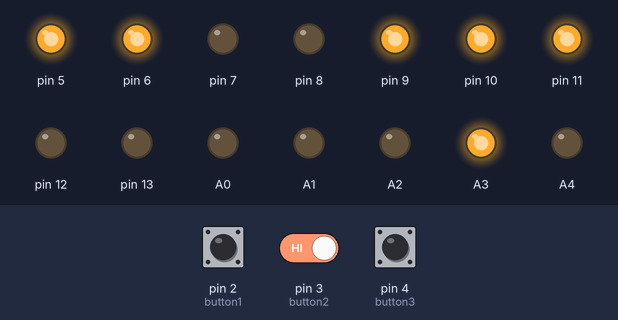
This sketch was run on a simulated Arduino Uno, built with avr-gcc and run on an emulated ATmega328P. Shown: output pins drawn as LEDs (lit = HIGH). Dashed ring = blinking. The test bench sets the inputs (shaded band); at power-on: pin 4 (button3) HIGH, pin 2 (button1) HIGH, pin 3 (button2) HIGH.

Above: at 1.2 s.
1.3 s: pin 4 (button3) pulled LOW for 1 s
At 1.68 s:
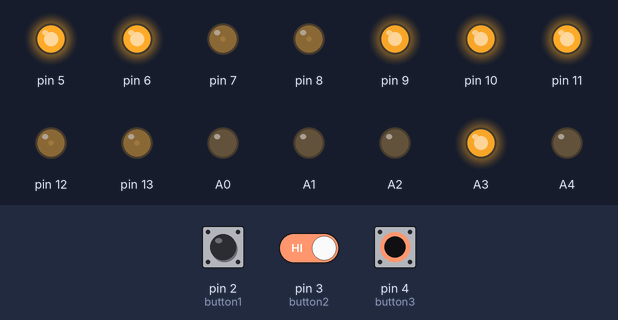
3.8 s: pin 4 (button3) pulled LOW for 3.2 s
At 8.1 s:
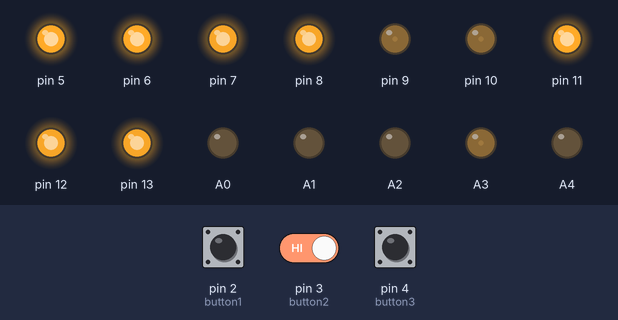
8.5 s: pin 2 (button1) pulled LOW for 1 s
At 10.5 s:
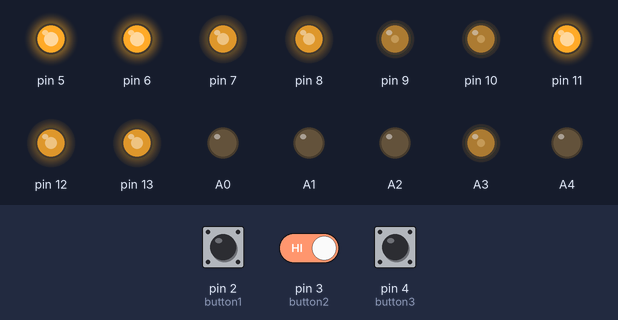
11.0 s: pin 2 (button1) pulled LOW for 3.2 s
At 11.88 s:
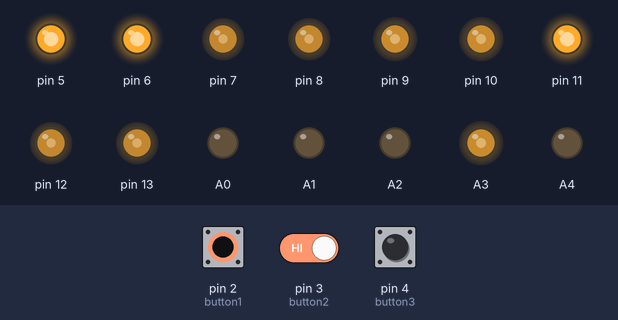
15.7 s: pin 2 (button1) driven LOW and pin 3 (button2) driven LOW
At 17.6 s:
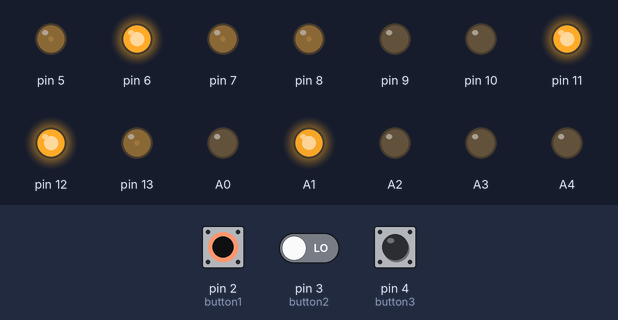
18.2 s: pin 3 (button2) driven HIGH
At 18.96 s:
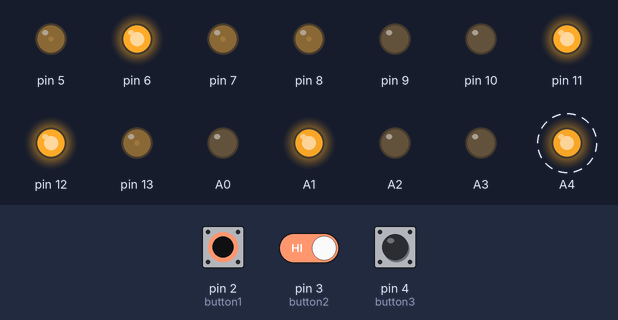
Timing chart, 0 to 22.2 s (numbered marks = the images above; inputs shaded):
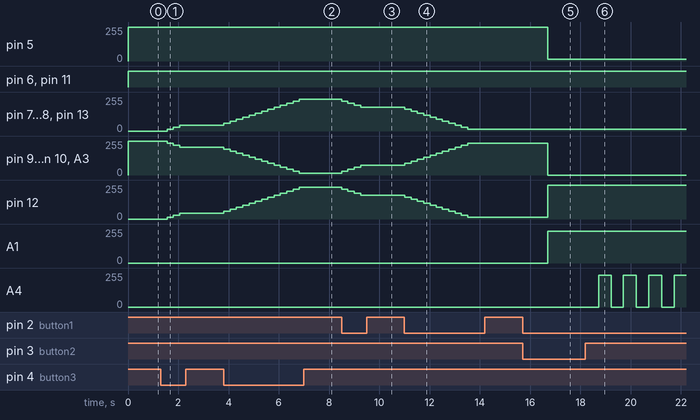

Measured:
- after the input at 1.3 s, pin 7, pin 8, pin 12, pin 13: 0/255 → 15/255 after 0.25 s, → 30/255 0.26 s later, → 45/255 0.26 s later; pin 9, pin 10, A3: 255/255 → 240/255 after 0.25 s, → 225/255 0.26 s later, → 210/255 0.26 s later
- after the input at 3.8 s, pin 7, pin 8, pin 12, pin 13: moves from 45/255 to 240/255 over 3.0 s, starting at once; pin 9, pin 10, A3: moves from 210/255 to 15/255 over 3.0 s, starting at once
- after the input at 8.5 s, pin 7, pin 8, pin 12, pin 13: 240/255 → 225/255 at once, → 210/255 0.24 s later, → 195/255 0.26 s later, → 180/255 0.26 s later; pin 9, pin 10, A3: 15/255 → 30/255 at once, → 45/255 0.24 s later, → 60/255 0.26 s later, → 75/255 0.26 s later
- after the input at 11.0 s, pin 7, pin 8, pin 12, pin 13: moves from 180/255 to 15/255 over 2.5 s, starting at once; pin 9, pin 10, A3: moves from 75/255 to 240/255 over 2.5 s, starting at once
- after the input at 15.7 s, pin 5: 255/255 → 15/255 after 1.0 s; pin 9, pin 10, A3: 240/255 → 0/255 after 1.0 s; pin 12: 15/255 → 255/255 after 1.0 s; A1: 0/255 → 240/255 after 1.0 s
- after the input at 18.2 s, A4: alternates 240/255 for 0.51 s and 0/255 for 0.50 s, starting after 0.52 s

The sketch:

code.ino
```cpp
#include <SoftPWM.h>

const int button1 = 2;
const int button2 = 3;
const int button3 = 4;

int pins[]={0,0,0,0,0,0,0,0,0,0,0,0,0,0};

int menu=0;

boolean wink=false;

int face=5;

int animation=0;

int animationSpeed=150;

int brightness=255;

int pin1=0;
int pin2=0;
int pin3=0;
int pin4=0;
int pin5=0;
int pin6=0;
int pin7=0;
int pin8=0;
int pin9=0;
int pin10=0;
int pin11=0;
int pin12=0;
int pin13=0;
int pin14=0;


unsigned long previousMillis = 0;

unsigned long currentMillis = 0;

int oldBrightness=255;

void setup() {


  previousMillis = millis();

  SoftPWMBegin(SOFTPWM_NORMAL);

  pinMode(button1, INPUT_PULLUP);
  pinMode(button2, INPUT_PULLUP);
  pinMode(button3, INPUT_PULLUP);

  render(brightness);
}

void loop() {
  // put your main code here, to run repeatedly:

if (digitalRead(button1)==LOW) {
  buttonManager(1);


}

if (digitalRead(button2)==LOW) {
  buttonManager(2);


}

if (digitalRead(button3)==LOW) {
  buttonManager(3);


}


delay(1);
animationCheck();

}


void buttonManager(int button) {


  //menu base
  if (menu==0) {

    if (button==1) {
      //go to face menu
      menu=1;
      delay(250);
      return;
    }

    if (button==2) {
      //go to animation menu
      menu=4;
      delay(250);
      return;
    }

    if (button==3) {
      //go to brightness menu
      menu=7;
      delay(250);
      return;
    }


  }


  //face menu
  if (menu==1) {

    if (button==1) {
      wink= !wink;
      render(brightness);
      menu=0;
      delay(250);
      return;
    }

    if (button==2) {
      menu=2;
      delay(250);
      return;
    }

    if (button==3) {
      menu=3;
      delay(250);
      return;
    }


  }


  //curved menu
  if (menu==2) {

    if (button==1) {
      face=0;
      render(brightness);
      menu=0;
      delay(250);
      return;
    }

    if (button==2) {
      face=1;
      render(brightness);
      menu=0;
      delay(250);
      return;
    }

    if (button==3) {
      face=2;
      render(brightness);
      menu=0;
      delay(250);
      return;
    }


  }


  //straight menu
  if (menu==3) {

    if (button==1) {
      face=3;
      render(brightness);
      menu=0;
      delay(250);
      return;
    }

    if (button==2) {
      face=4;
      render(brightness);
      menu=0;
      delay(250);
      return;
    }

    if (button==3) {
      face=5;
      render(brightness);
      menu=0;
      delay(250);
      return;
    }


  }


  //animation menu
  if (menu==4) {

    if (button==1) {
      animation=0;
      menu=0;
      delay(250);
      return;
    }

    if (button==2) {
      menu=5;
      animation=1;
      delay(250);
      return;
    }

    if (button==3) {
      menu=6;
      animation=2;
      delay(250);
      return;
    }


  }


  //jump cut
  if (menu==5) {

    if (button==1) {
      if (animationSpeed<240) {
        animationSpeed=animationSpeed+15;
      }
      delay(25);
      return;
    }

    if (button==2) {
      menu=0;
      delay(250);
      return;
    }

    if (button==3) {
      if (animationSpeed>15) {
        animationSpeed=animationSpeed-15;
      }
      delay(25);
      return;
    }


  }


  //fade menu
  if (menu==6) {

    if (button==1) {
      if (animationSpeed<240) {
        animationSpeed=animationSpeed+15;
      }

      delay(25);
      return;
    }

    if (button==2) {
      menu=0;
      delay(250);
      return;
    }

    if (button==3) {
      if (animationSpeed>15) {
        animationSpeed=animationSpeed-15;
      }

      delay(25);
      return;
    }


  }


  //brightness menu
  if (menu==7) {

    if (button==1) {
      if (brightness<240) {
        brightness=brightness+15;
      }
      render(brightness);
      delay(250);
      return;
    }

    if (button==2) {
      menu=0;
      render(brightness);
      delay(250);
      return;
    }

    if (button==3) {
      if (brightness>15) {
        brightness=brightness-15;
      }
      render(brightness);
      delay(250);
      return;
    }


  }


}


//convert face into pins
void render(int incoming) {

if (incoming==brightness) {
} else {
  brightness=incoming;
}

  //faces
  if (face==0) {
 pin1=0;
 pin2=1;
 pin3=0;
 pin4=0;
 pin5=0;
 pin6=0;
 pin7=0;
 pin8=1;
 pin9=1;
 pin10=1;
 pin11=0;
 pin12=1;
 pin13=0;
 pin14=0;
  }


  if (face==1) {
 pin1=0;
 pin2=1;
 pin3=0;
 pin4=0;
 pin5=1;
 pin6=0;
 pin7=0;
 pin8=1;
 pin9=1;
 pin10=1;
 pin11=1;
 pin12=1;
 pin13=1;
 pin14=1;
  }


  if (face==2) {
 pin1=0;
 pin2=0;
 pin3=0;
 pin4=0;
 pin5=1;
 pin6=0;
 pin7=0;
 pin8=0;
 pin9=0;
 pin10=0;
 pin11=1;
 pin12=0;
 pin13=1;
 pin14=1;
  }


  if (face==3) {
 pin1=0;
 pin2=0;
 pin3=1;
 pin4=0;
 pin5=0;
 pin6=0;
 pin7=0;
 pin8=1;
 pin9=1;
 pin10=0;
 pin11=0;
 pin12=0;
 pin13=0;
 pin14=0;
  }


  if (face==4) {
 pin1=0;
 pin2=0;
 pin3=1;
 pin4=0;
 pin5=0;
 pin6=1;
 pin7=1;
 pin8=1;
 pin9=1;
 pin10=1;
 pin11=1;
 pin12=1;
 pin13=1;
 pin14=0;
  }


  if (face==5) {
 pin1=0;
 pin2=0;
 pin3=1;
 pin4=1;
 pin5=0;
 pin6=1;
 pin7=0;
 pin8=1;
 pin9=1;
 pin10=0;
 pin11=0;
 pin12=1;
 pin13=1;
 pin14=0;
  }


  //wink
  if (wink==true) {
    pin1=1;
  } else {
    pin1=0;
  }


if (pin1==1) {
  SoftPWMSet(A4,brightness);
} else {
  SoftPWMSet(A4,0);
}

if (pin2==1) {
  SoftPWMSet(A1,brightness);
} else {
  SoftPWMSet(A1,0);
}

if (pin3==1) {
  SoftPWMSet(A3,brightness);
} else {
  SoftPWMSet(A3,0);
}

if (pin4==1) {
  SoftPWMSet(9,brightness);
} else {
  SoftPWMSet(9,0);
}

if (pin5==1) {
  SoftPWMSet(A0,brightness);
} else {
  SoftPWMSet(A0,0);
}

if (pin6==1) {
  SoftPWMSet(10,brightness);
} else {
  SoftPWMSet(10,0);
}

if (pin7==1) {
  SoftPWMSet(A2,brightness);
} else {
  SoftPWMSet(A2,0);
}

if (pin8==1) {
  SoftPWMSet(8,255-brightness);
} else {
  SoftPWMSet(8,255);
}

if (pin9==1) {
  SoftPWMSet(7,255-brightness);
} else {
  SoftPWMSet(7,255);
}

if (pin10==1) {
  SoftPWMSet(5,255-brightness);
} else {
  SoftPWMSet(5,255);
}

if (pin11==1) {
  SoftPWMSet(6,255-brightness);
} else {
  SoftPWMSet(6,255);
}

if (pin12==1) {
  SoftPWMSet(13,255-brightness);
} else {
  SoftPWMSet(13,255);
}

if (pin13==1) {
  SoftPWMSet(12,255-brightness);
} else {
  SoftPWMSet(12,255);
}

if (pin14==1) {
  SoftPWMSet(11,255-brightness);
} else {
  SoftPWMSet(11,255);
}


}


void animationCheck() {
  if (animation==0) {

  }

  if (animation==1) {

  }

  if (animation==2) {

    currentMillis = millis();

    if(currentMillis - previousMillis >= animationSpeed*10) {
      previousMillis = currentMillis;
      if (face!=5) {
      face++;
      } else {
        face=0;
      }
      render(brightness);
    }

  }

}
```
